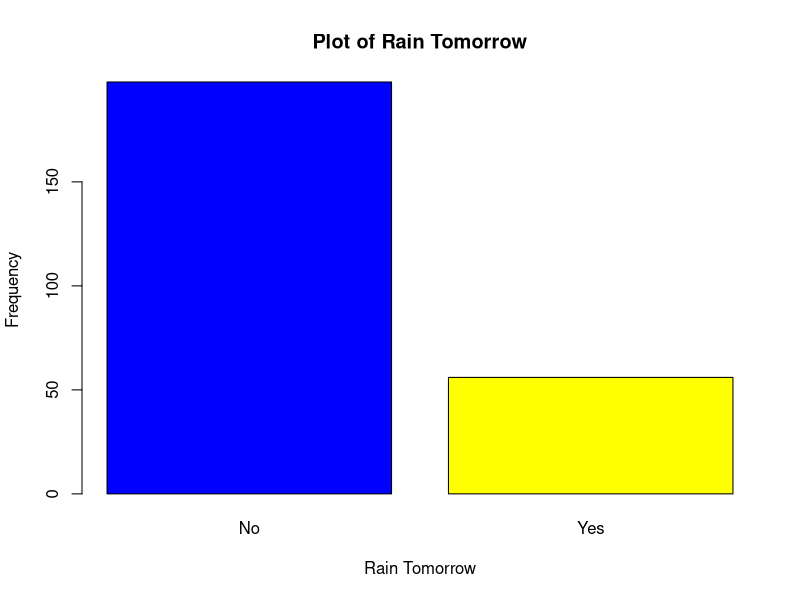
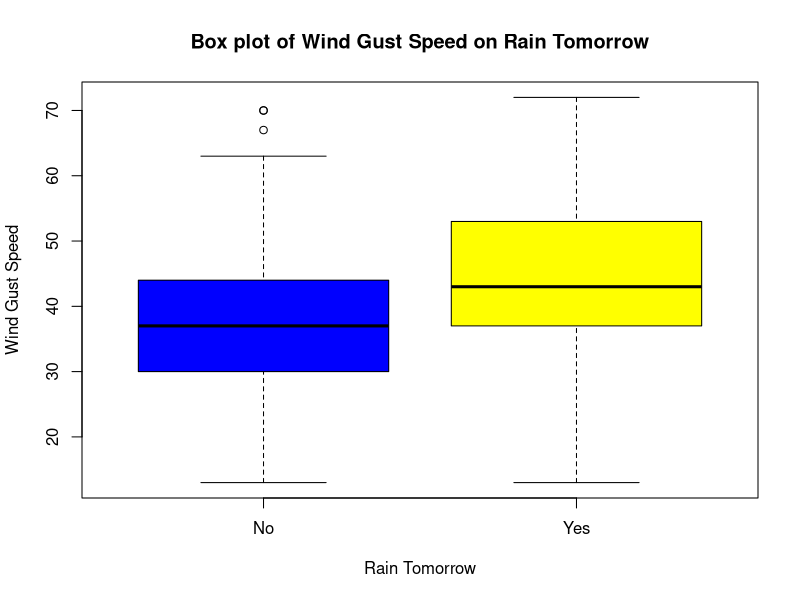
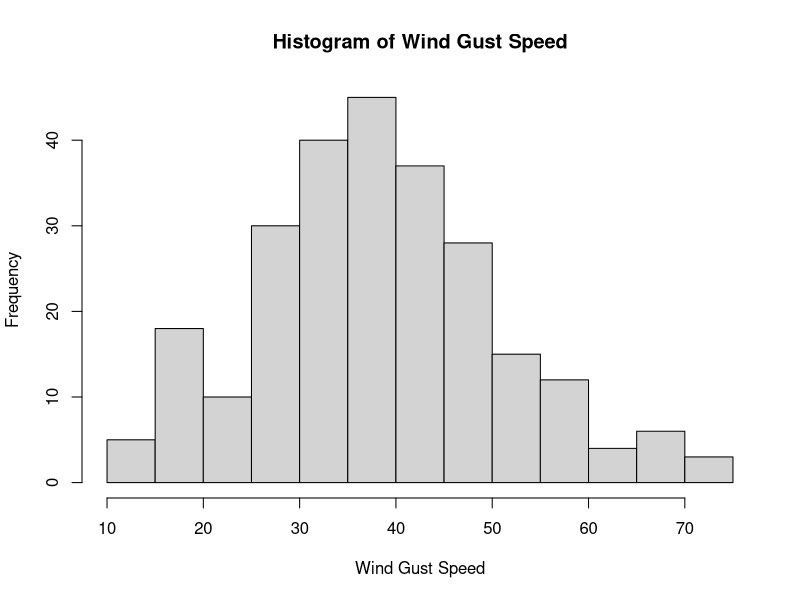
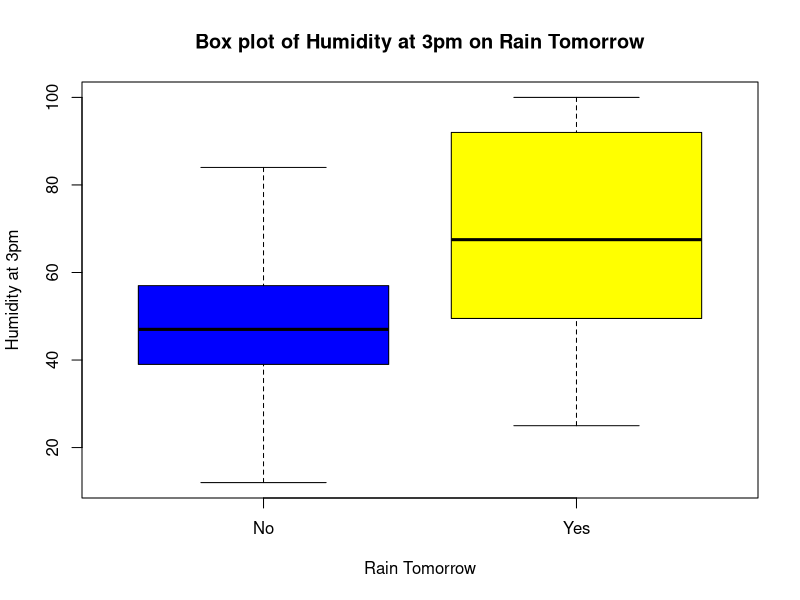
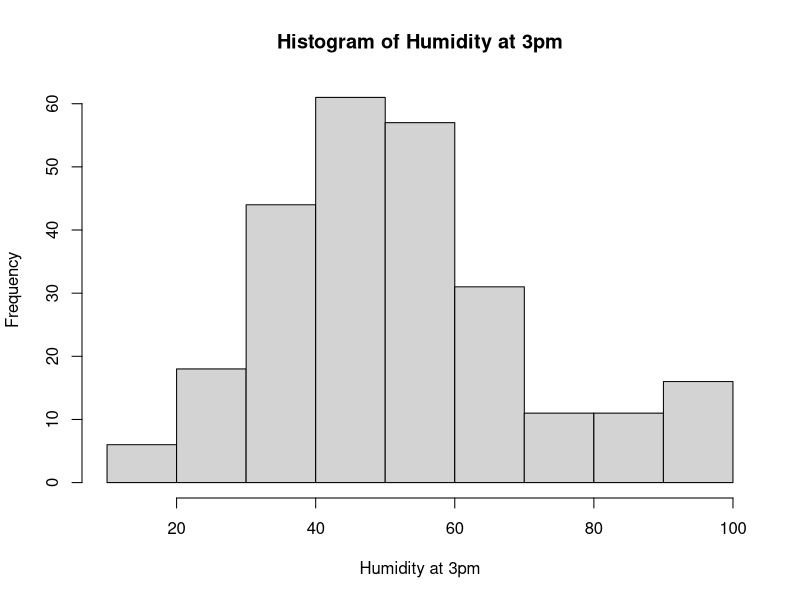
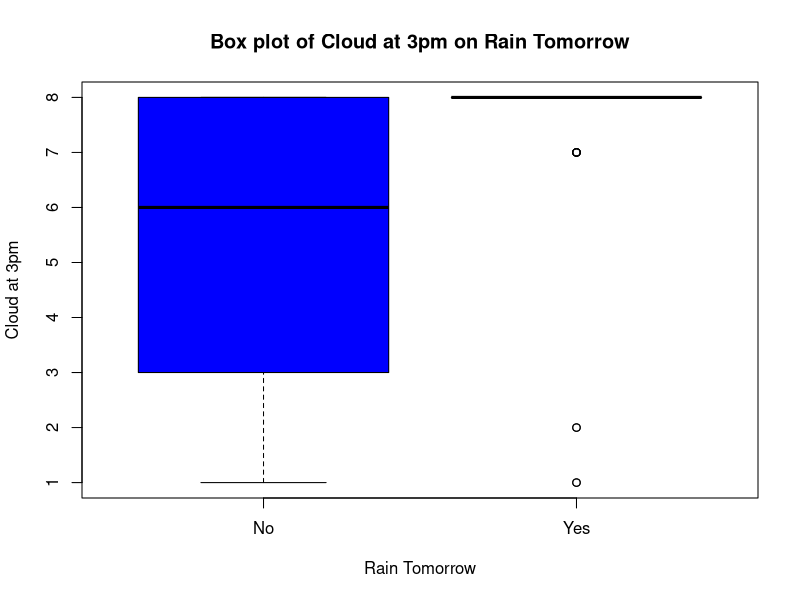
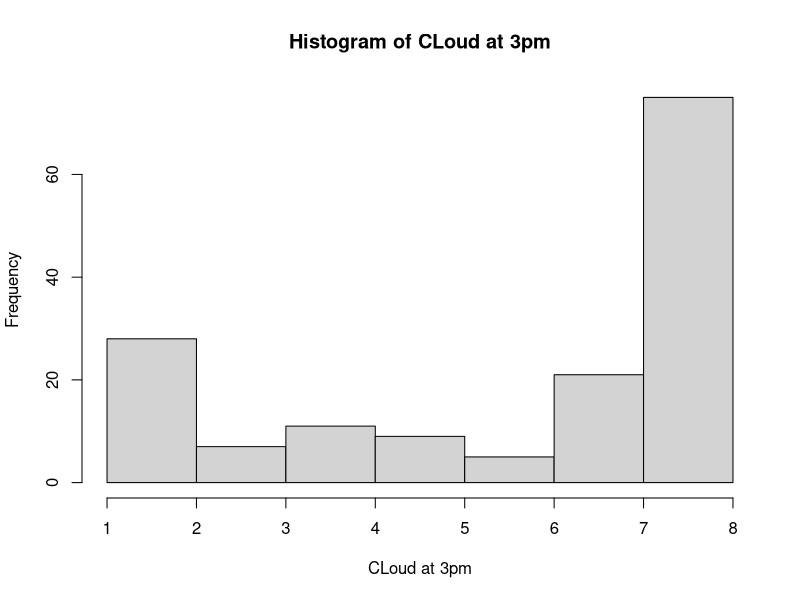
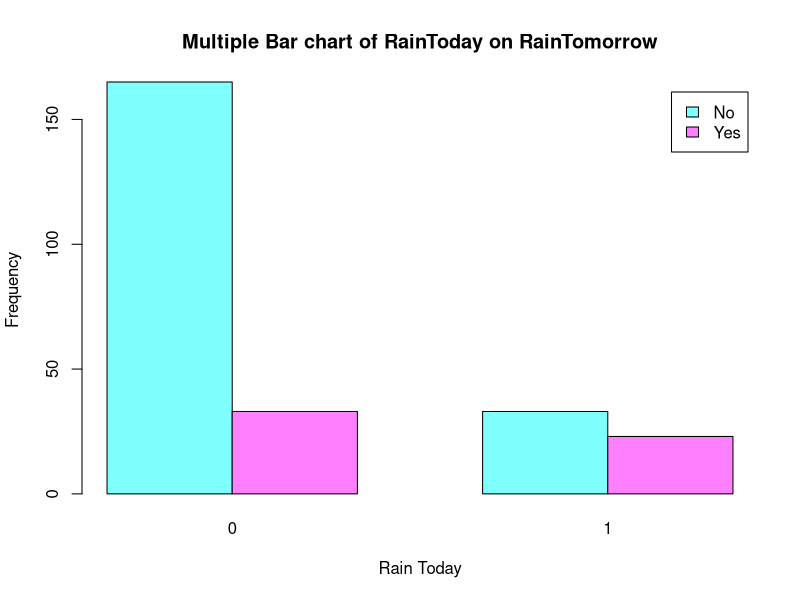

Write the R code that produced these figures, in order.
######### Question 1############
setwd("~/Documents/APSU COURSE CODE")
dat= read.csv("weather-2021.csv", check.names = F)
dim(dat)
######### Question 2############
#2a
dat=dat[,-c(10)]
#2b
names(dat) <- c("Month", "Date", "MinTemp", "MaxTemp", "Rainfall",
                "Evaporation", "Sunshine", "WindGustDir", "WindGustSpeed",
                "Temp9am", "Humidity9am", "Cloud9am", "WindDir9am",
                "WindSpeed9am", "Pressure9am", "Temp3pm", "Humidity3pm",
                "Cloud3pm", "WindDir3pm", "WindSpeed3pm", "Pressure3pm")
dim(dat)
names(dat)
#2c
data=dat
vnames <- colnames(data)
n <- nrow(data)
out <- NULL
for (j in 1:ncol(data)){
  vname <- colnames(data)[j]
  x <- as.vector(data[,j])
  n1 <- sum(is.na(x), na.rm=TRUE)  # NA
  n2 <- sum(x=="NA", na.rm=TRUE) # "NA"
  n3 <- sum(x==" ", na.rm=TRUE)  # missing
  nmiss <- n1 + n2 + n3
  nmiss <- sum(is.na(x))
  ncomplete <- n-nmiss
  out <- rbind(out, c(col.num=j, v.name=vname, mode=mode(x), n.level=length(unique(x)),
                      ncom=ncomplete, nmiss= nmiss, miss.prop=nmiss/n))
}
out <- as.data.frame(out)
row.names(out) <- NULL
out
#2d
apply(dat,2,FUN=function(x){table(x, useNA = "ifany")})
data[data$WindSpeed9am == "Calm", ]$WindSpeed9am <- 0
table(data$WindSpeed9am,useNA="ifany")
#2e
# WindSpeed3pm data "Calm" cannot be change to 0 because of the presence
# of missing values in the dataset
# error missing values are not allowed in subscripted assignments of data frames
#data[data$WindSpeed3pm == "Calm", ]$WindSpeed3pm <- 0
data$WindSpeed9am <- as.numeric(data$WindSpeed9am)
data$WindSpeed3pm <- as.numeric(data$WindSpeed3pm)
str(data)
# 2f
data$RainToday = c(ifelse(data$Rainfall >1, 1,0))
data$RainTomorrow = c(data$RainToday[2:nrow(data)],NA) 
#2g
write.csv(data,"newDataSet.csv")
######### Question 3###########
data$RainTomorrow <- ifelse(data$RainTomorrow==0, "No", "Yes")
tab=table(data$RainTomorrow,useNA="no")
tab
barplot(tab,names.arg=row.names(tab),col=c("blue","yellow"),ylab="Frequency",xlab="Rain Tomorrow",main="Plot of Rain Tomorrow")

# RainTomorrow on Wind Gust Speed
boxplot<-boxplot(data$WindGustSpeed~data$RainTomorrow,xlab="Rain Tomorrow", ylab="Wind Gust Speed",main="Box plot of Wind Gust Speed on Rain Tomorrow",col=c("blue","yellow"))
hist(data$WindGustSpeed,main="Histogram of Wind Gust Speed",xlab="Wind Gust Speed")
t.test(data$WindGustSpeed~data$RainTomorrow, data=data, alternative = "two.sided",na.action = na.omit)

# RainTomorrow on Humidity at 3pm
boxplot<-boxplot(data$Humidity3pm~data$RainTomorrow,xlab="Rain Tomorrow", ylab="Humidity at 3pm",main="Box plot of Humidity at 3pm on Rain Tomorrow",col=c("blue","yellow"))
hist(data$Humidity3pm,main="Histogram of Humidity at 3pm",xlab="Humidity at 3pm")
t.test(data$Humidity3pm~data$RainTomorrow, data=data, alternative = "two.sided",na.action = na.omit)

# RainTomorrow on Cloud3pm
boxplot<-boxplot(data$Cloud3pm~data$RainTomorrow,xlab="Rain Tomorrow", ylab="Cloud at 3pm",main="Box plot of Cloud at 3pm on Rain Tomorrow",col=c("blue","yellow"))
hist(data$Cloud3pm,main="Histogram of CLoud at 3pm",xlab="CLoud at 3pm")
wilcox.test(data$Cloud3pm~data$RainTomorrow, data=data, alternative = "two.sided",na.action = na.omit)

# RainTomorrow on Rain Today
set.seed(500)
tab2=table(data$RainTomorrow,data$RainToday,useNA = "no")
tab2
barplot(tab2,col=cm.colors(2),legend.text=c("No","Yes"),beside =T,
        xlab="Rain Today",ylab="Frequency",main="Multiple Bar chart of RainToday on RainTomorrow")
fisher.test(tab2,simulate.p.value = T)
chisq.test(tab2)

#####Month on Cloud ###
set.seed(500)
tab= table(data$Month,data$Cloud3pm)
tab
addmargins(tab)
fisher.test(tab,simulate.p.value = T)